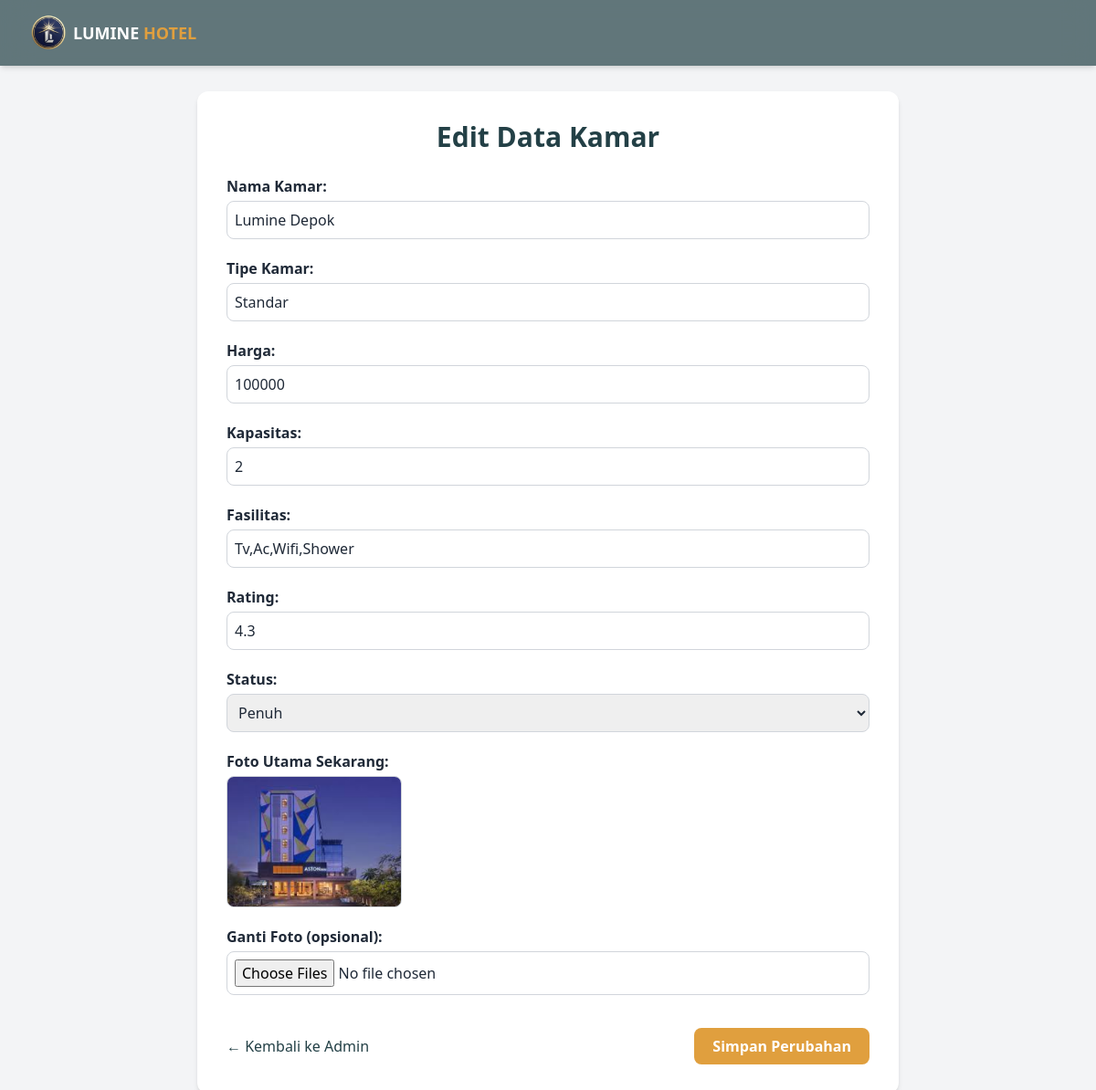
The page /design/edit_admin.php?id=8 on the database its author committed.
### tables this page shows
CREATE TABLE `kamar` (
  `kamar_id` int NOT NULL,
  `nama_kamar` varchar(100) DEFAULT NULL,
  `tipe_kamar` varchar(50) DEFAULT NULL,
  `harga` int DEFAULT NULL,
  `kapasitas` varchar(100) DEFAULT NULL,
  `fasilitas` varchar(100) DEFAULT NULL,
  `foto` varchar(255) DEFAULT NULL,
  `status` enum('tersedia','penuh') DEFAULT NULL,
  `alamat` varchar(255) NOT NULL,
  `rating` decimal(2,1) NOT NULL
);

### design/edit_admin.php (the view, shortened to what this page needs)
<?php
$database = new Database();
$conn = $database->getConnection();
$id = $_GET['id'] ?? null;
$q = mysqli_query($conn, "SELECT * FROM kamar WHERE kamar_id='$id'");
$data = mysqli_fetch_assoc($q);
?>
<!DOCTYPE html>
<html lang="en">
<head>
    <script src="https://cdn.tailwindcss.com"></script>
</head>
<body class="bg-gray-100 text-gray-800">
    <nav class="fixed top-0 left-0 w-full z-50 bg-[#234046]/70 backdrop-blur-lg shadow-md">
        <div class="flex justify-between items-center px-8 py-4">
            <a href="admin.php" class="flex items-center space-x-2">
                <img src="../image/logobener.png" alt="logo" class="w-10">
                <p class="font-semibold text-white text-lg">
                    LUMINE <span class="text-[#e09f3e] font-bold">HOTEL</span>
                </p>
            </a>
        </div>
    </nav>
    <main class="pt-[100px] px-6 md:px-20">
        <div class="max-w-3xl mx-auto bg-white p-8 rounded-xl shadow-md">
            <h2 class="text-3xl font-bold text-[#234046] mb-6 text-center">Edit Data Kamar</h2>
            <form action="../act/edit_kamar.php" method="POST" enctype="multipart/form-data" class="space-y-5">
                <div>
                    <label class="block font-semibold mb-1">Nama Kamar:</label>
                    <input type="text" name="nama_kamar" value="<?php echo $data['nama_kamar']; ?>" required
                        class="w-full border border-gray-300 rounded-lg p-2 focus:ring-2 focus:ring-[#e09f3e] outline-none">
                </div>
                <div>
                    <label class="block font-semibold mb-1">Tipe Kamar:</label>
                    <input type="text" name="tipe_kamar" value="<?php echo $data['tipe_kamar']; ?>" required
                        class="w-full border border-gray-300 rounded-lg p-2 focus:ring-2 focus:ring-[#e09f3e] outline-none">
                </div>
                <div>
                    <label class="block font-semibold mb-1">Harga:</label>
                    <input type="number" name="harga" value="<?php echo $data['harga']; ?>" required
                        class="w-full border border-gray-300 rounded-lg p-2 focus:ring-2 focus:ring-[#e09f3e] outline-none">
                </div>
                <div>
                    <label class="block font-semibold mb-1">Kapasitas:</label>
                    <input type="text" name="kapasitas" value="<?php echo $data['kapasitas']; ?>" required
                        class="w-full border border-gray-300 rounded-lg p-2 focus:ring-2 focus:ring-[#e09f3e] outline-none">
                </div>
                <div>
                    <label class="block font-semibold mb-1">Fasilitas:</label>
                    <input type="text" name="fasilitas" value="<?php echo $data['fasilitas']; ?>" required
                        class="w-full border border-gray-300 rounded-lg p-2 focus:ring-2 focus:ring-[#e09f3e] outline-none">
                </div>
                <div>
                    <label class="block font-semibold mb-1">Rating:</label>
                    <input type="text" name="rating" value="<?php echo $data['rating']; ?>" required
                        class="w-full border border-gray-300 rounded-lg p-2 focus:ring-2 focus:ring-[#e09f3e] outline-none">
                </div>
                <div>
                    <label class="block font-semibold mb-1">Status:</label>
                    <select name="status" required
                        class="w-full border border-gray-300 rounded-lg p-2 focus:ring-2 focus:ring-[#e09f3e] outline-none">
                        <option value="penuh" <?php if ($data['status'] == 'penuh') echo 'selected'; ?>>Penuh</option>
                    </select>
                </div>
                <div>
                    <label class="block font-semibold mb-1">Foto Utama Sekarang:</label>
                    <img src="../<?php echo $data['foto']; ?>" alt="Foto Kamar" class="w-48 h-36 rounded-lg object-cover border border-gray-300">
                </div>
                <div>
                    <label class="block font-semibold mb-1">Ganti Foto (opsional):</label>
                    <input type="file" name="foto[]" multiple accept="image/*"
                        class="w-full border border-gray-300 rounded-lg p-2 focus:ring-2 focus:ring-[#e09f3e] outline-none">
                </div>
                <div class="flex justify-between items-center pt-4">
                    <a href="admin.php"
                        class="text-[#234046] font-medium hover:underline hover:text-[#e09f3e] transition">
                        ← Kembali ke Admin
                    </a>
                    <button type="submit" name="update"
                        class="bg-[#e09f3e] hover:bg-[#c58632] text-white font-semibold px-5 py-2 rounded-lg transition">
                        Simpan Perubahan
                    </button>
                </div>
            </form>
        </div>
    </main>
</body>
</html>

### rows shown on the page
kamar: nama_kamar "Lumine Depok", tipe_kamar "Standar", harga "100000", kapasitas "2", fasilitas "Tv,Ac,Wifi,Shower", rating "4.3", status "Penuh", foto (picture)
